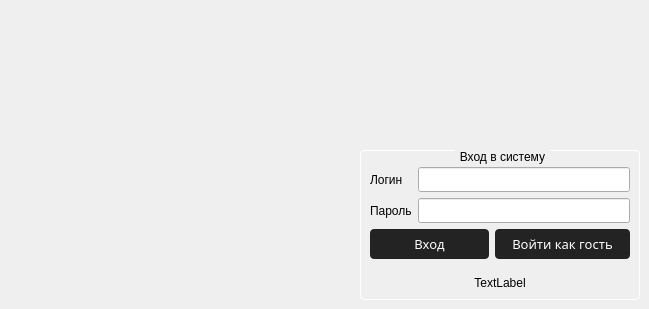
            <widget class="QWidget" name="page_login">
             <widget class="QGroupBox" name="box_Login">
              <property name="geometry">
               <rect>
                <x>360</x>
                <y>150</y>
                <width>280</width>
                <height>150</height>
               </rect>
              </property>
              <property name="sizePolicy">
               <sizepolicy hsizetype="MinimumExpanding" vsizetype="MinimumExpanding">
                <horstretch>0</horstretch>
                <verstretch>0</verstretch>
               </sizepolicy>
              </property>
              <property name="minimumSize">
               <size>
                <width>280</width>
                <height>130</height>
               </size>
              </property>
              <property name="maximumSize">
               <size>
                <width>280</width>
                <height>150</height>
               </size>
              </property>
              <property name="styleSheet">
               <string notr="true">QGroupBox { margin-top: 3ex; border: 1px solid white; border-radius: 4px; }

QGroupBox::title {
    subcontrol-origin: margin;
    subcontrol-position: top center; /* position at the top center */
	padding: 0 3px;
}</string>
              </property>
              <property name="title">
               <string>Вход в систему</string>
              </property>
              <layout class="QGridLayout" name="gridLayout">
               <property name="topMargin">
                <number>16</number>
               </property>
               <item row="2" column="0" colspan="2">
                <widget class="QPushButton" name="btn_UserInit">
                 <property name="sizePolicy">
                  <sizepolicy hsizetype="Maximum" vsizetype="Fixed">
                   <horstretch>0</horstretch>
                   <verstretch>0</verstretch>
                  </sizepolicy>
                 </property>
                 <property name="minimumSize">
                  <size>
                   <width>102</width>
                   <height>30</height>
                  </size>
                 </property>
                 <property name="maximumSize">
                  <size>
                   <width>135</width>
                   <height>30</height>
                  </size>
                 </property>
                 <property name="font">
                  <font>
                   <family>Segoe UI Semibold</family>
                   <pointsize>10</pointsize>
                   <weight>7</weight>
                   <italic>false</italic>
                   <bold>false</bold>
                  </font>
                 </property>
                 <property name="styleSheet">
                  <string notr="true">QPushButton {
    color: rgb(255, 255, 255);
    background-color: rgb(35, 35, 35);
    border: 0px solid;
	border-radius: 4px;
	font: 63 10pt &quot;Segoe UI Semibold&quot;;
}
QPushButton:hover {
    background-color: rgb(47, 105, 23);
}

QPushButton:pressed { background-color: rgb(70, 175, 38); }</string>
                 </property>
                 <property name="text">
                  <string>Вход</string>
                 </property>
                </widget>
               </item>
               <item row="0" column="1" colspan="2">
                <widget class="QLineEdit" name="lnI_Login">
                 <property name="sizePolicy">
                  <sizepolicy hsizetype="Minimum" vsizetype="Fixed">
                   <horstretch>0</horstretch>
                   <verstretch>0</verstretch>
                  </sizepolicy>
                 </property>
                 <property name="minimumSize">
                  <size>
                   <width>200</width>
                   <height>25</height>
                  </size>
                 </property>
                </widget>
               </item>
               <item row="0" column="0">
                <widget class="QLabel" name="lbl_ReadOnly13">
                 <property name="sizePolicy">
                  <sizepolicy hsizetype="Maximum" vsizetype="Preferred">
                   <horstretch>0</horstretch>
                   <verstretch>0</verstretch>
                  </sizepolicy>
                 </property>
                 <property name="text">
                  <string>Логин</string>
                 </property>
                </widget>
               </item>
               <item row="1" column="1" colspan="2">
                <widget class="QLineEdit" name="lnI_Password">
                 <property name="sizePolicy">
                  <sizepolicy hsizetype="Expanding" vsizetype="Maximum">
                   <horstretch>0</horstretch>
                   <verstretch>0</verstretch>
                  </sizepolicy>
                 </property>
                 <property name="minimumSize">
                  <size>
                   <width>0</width>
                   <height>25</height>
                  </size>
                 </property>
                 <property name="inputMask">
                  <string/>
                 </property>
                 <property name="echoMode">
                  <enum>QLineEdit::Password</enum>
                 </property>
                </widget>
               </item>
               <item row="1" column="0">
                <widget class="QLabel" name="lbl_ReadOnly14">
                 <property name="sizePolicy">
                  <sizepolicy hsizetype="Maximum" vsizetype="Preferred">
                   <horstretch>0</horstretch>
                   <verstretch>0</verstretch>
                  </sizepolicy>
                 </property>
                 <property name="text">
                  <string>Пароль</string>
                 </property>
                </widget>
               </item>
               <item row="2" column="2">
                <widget class="QPushButton" name="btn_UserInitAsGuest">
                 <property name="sizePolicy">
                  <sizepolicy hsizetype="Expanding" vsizetype="Fixed">
                   <horstretch>0</horstretch>
                   <verstretch>0</verstretch>
                  </sizepolicy>
                 </property>
                 <property name="minimumSize">
                  <size>
                   <width>102</width>
                   <height>30</height>
                  </size>
                 </property>
                 <property name="maximumSize">
                  <size>
                   <width>135</width>
                   <height>30</height>
                  </size>
                 </property>
                 <property name="font">
                  <font>
                   <family>Segoe UI Semibold</family>
                   <pointsize>10</pointsize>
                   <weight>7</weight>
                   <italic>false</italic>
                   <bold>false</bold>
                  </font>
                 </property>
                 <property name="styleSheet">
                  <string notr="true">QPushButton {
    color: rgb(255, 255, 255);
    background-color: rgb(35, 35, 35);
    border: 0px solid;
	border-radius: 4px;
	font: 63 10pt &quot;Segoe UI Semibold&quot;;
}
QPushButton:hover {
    background-color: rgb(47, 105, 23);
}

QPushButton:pressed { background-color: rgb(70, 175, 38); }</string>
                 </property>
                 <property name="text">
                  <string>Войти как гость</string>
                 </property>
                </widget>
               </item>
               <item row="3" column="0" colspan="3">
                <widget class="QLabel" name="lbl_LoginStatus">
                 <property name="sizePolicy">
                  <sizepolicy hsizetype="Expanding" vsizetype="Preferred">
                   <horstretch>0</horstretch>
                   <verstretch>0</verstretch>
                  </sizepolicy>
                 </property>
                 <property name="text">
                  <string>TextLabel</string>
                 </property>
                 <property name="alignment">
                  <set>Qt::AlignBottom|Qt::AlignHCenter</set>
                 </property>
                </widget>
               </item>
              </layout>
             </widget>
             <widget class="QLabel" name="label_2">
              <property name="geometry">
               <rect>
                <x>360</x>
                <y>10</y>
                <width>280</width>
                <height>140</height>
               </rect>
              </property>
              <property name="text">
               <string/>
              </property>
              <property name="pixmap">
               <pixmap>:/main/AsQamm/logo-alpha.png</pixmap>
              </property>
              <property name="scaledContents">
               <bool>true</bool>
              </property>
             </widget>
             <zorder>label_2</zorder>
             <zorder>box_Login</zorder>
            </widget>
